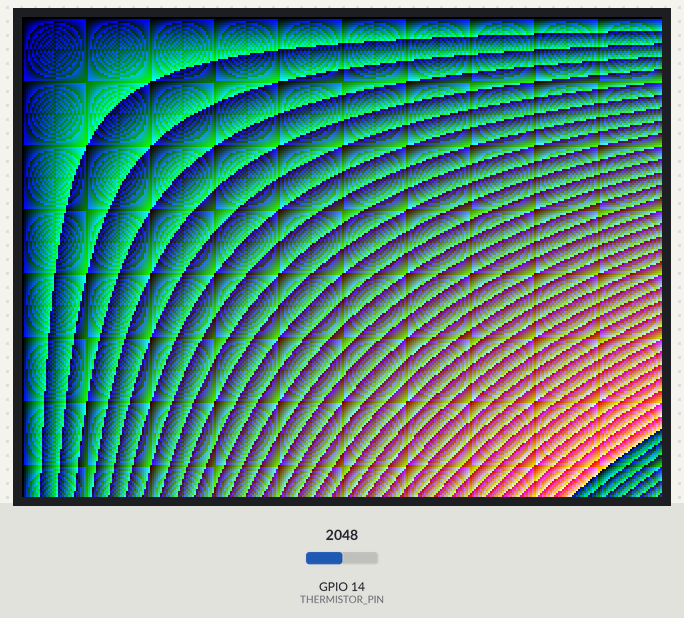
A sketch run on a simulated ESP32. Parts: 320×240 colour display. The inputs (shaded band) are chosen by the test bench; at power-on: GPIO 14 (THERMISTOR_PIN) = 2048. WiFi joins after 1.5 s; servers stay silent unless stated; uploads are accepted with an empty reply; the local clock reads 2024-03-15 10:24:30 at power-on unless the sketch sets it; what the sketch prints to the serial monitor is not drawn.

Above: at 1.9 s.

The sketch:

sketch.ino
```cpp
#include <WiFi.h>
#include <time.h>
#include <HTTPClient.h>
#include <Adafruit_ILI9341.h>
#include <ArduinoJson.h>

//Значення Wi-Fi-мережі для отримання доступу
#define WIFI_SSID "Wokwi-GUEST"
#define WIFI_PASSWORD ""
#define WIFI_CHANNEL 6

String serverUrl = "https://localhost:44320/api/Attendance";
DynamicJsonDocument doc(1024);
String fingerprint = "";

#define tft_cs 15
#define tft_dc 2
#define tft_mosi 23
#define tft_sclk 18

Adafruit_ILI9341 tft = Adafruit_ILI9341(tft_cs, tft_dc);

#define WIDTH 320
#define HEIGHT 240

#define THERMISTOR_PIN 14
float temperature;

void setup(void) {
  Serial.begin(115200);

  // Підключення до мережі Wi-Fi
  Serial.print("Connecting to a WiFi network");
  WiFi.begin(WIFI_SSID, WIFI_PASSWORD, WIFI_CHANNEL);
  while (WiFi.status() != WL_CONNECTED) {
    delay(100);
    Serial.print(".");
  }
  Serial.println(" Connected!");
  Serial.println("IP: " + WiFi.localIP().toString());

  configTime(0, 0, "pool.ntp.org");
  while (!time(nullptr)) {
    delay(1000);
    Serial.println("Waiting for time synchronization...");
  }

  tft.begin();
  tft.setRotation(1);
}

void loop() {
  fingerprint = scanFingerprint();
  Serial.print("Fingerprint: ");
  Serial.println(fingerprint);

  temperature = readTemperature();
  Serial.print("Temperature: ");
  Serial.println(temperature);

  struct tm timeinfo;
  if (!getLocalTime(&timeinfo)) {
    Serial.println("Failed to obtain time");
  }
  const int bufferSize = 50;
  char buffer[bufferSize];

  // Форматування часу за допомогою strftime()
  strftime(buffer, bufferSize, "%Y-%m-%dT%H:%M:%S.000Z", &timeinfo);

  // Конвертуємо рядок char в String
  String timeString = String(buffer);

  Serial.print("Time: ");
  Serial.println(timeString);

  HTTPClient http;
  http.begin(serverUrl.c_str());
  http.addHeader("Content-Type", "application/json");

  String json = "{\"fingerprint\":" + fingerprint + "\"time\":" + timeString + ",\"temperature\":" + temperature + "}";
  int httpResponseCode = http.POST(json);
  Serial.println(httpResponseCode);

  if (httpResponseCode > 0) {
    String response = http.getString();
    Serial.println(response);
    } else {
      Serial.println("Failed to update data");
    }

  http.end();
  delay(1000);
}

float readTemperature() {
  int rawValue = analogRead(THERMISTOR_PIN);

  float temperature = map(rawValue, 0, 4095, 36.6, 50);

  return temperature;
}

String scanFingerprint() {
  String result = "";
  for (int y = 0; y < HEIGHT; y++) {
    for (int x = 0; x < WIDTH; x++) {
      tft.drawPixel(x, y, x * y);
      result += (x + y);
    }
  }

  return result;
}
  
```
